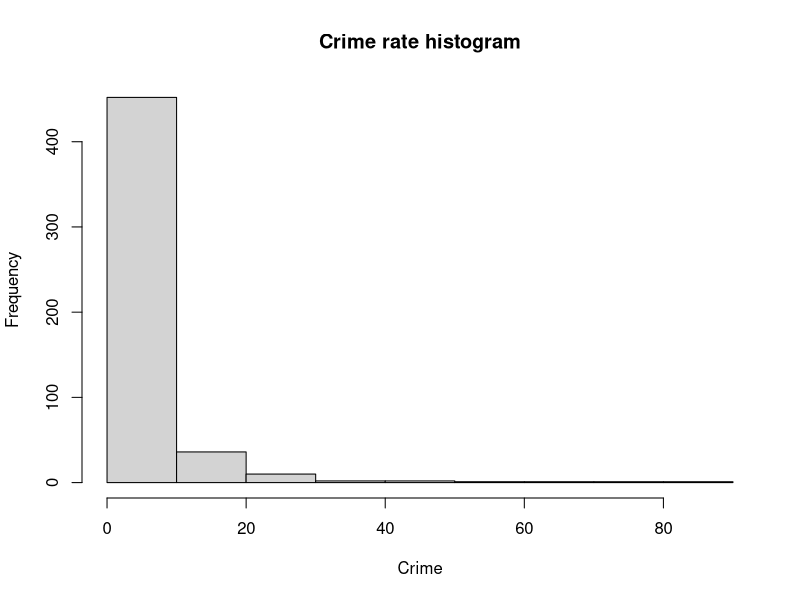
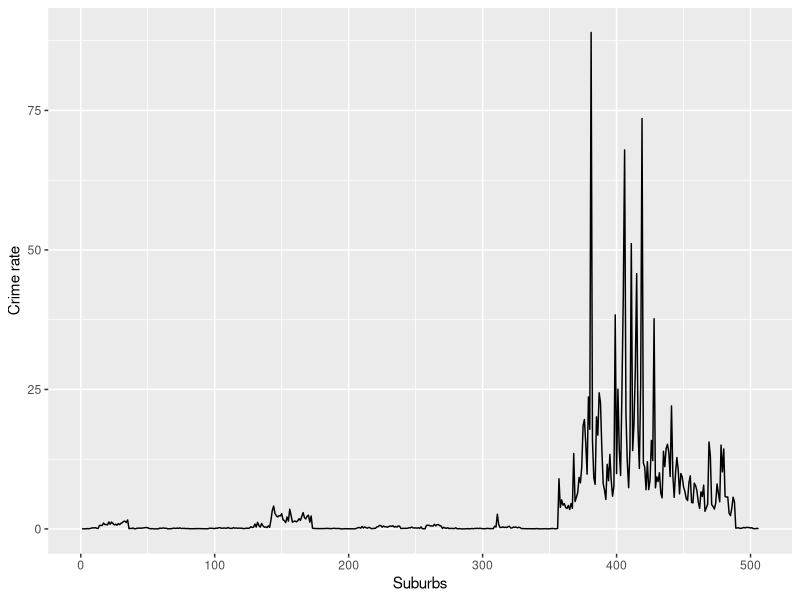
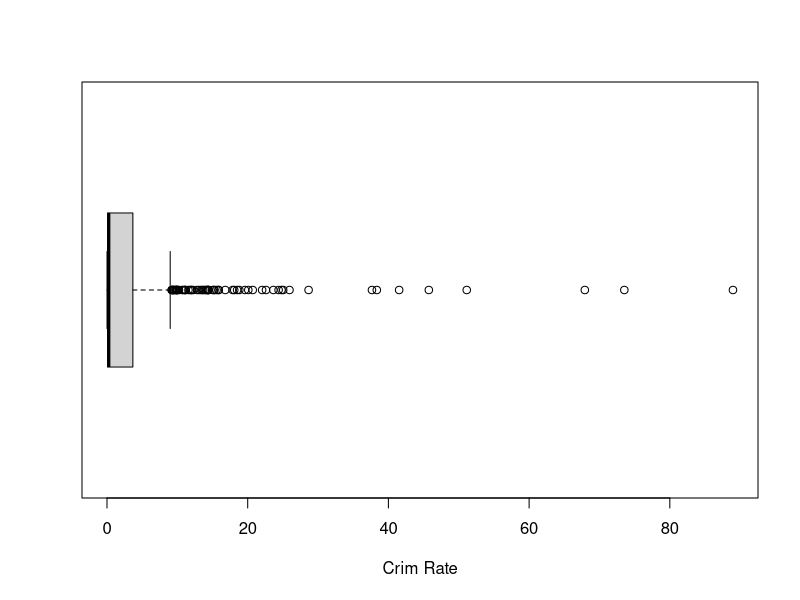
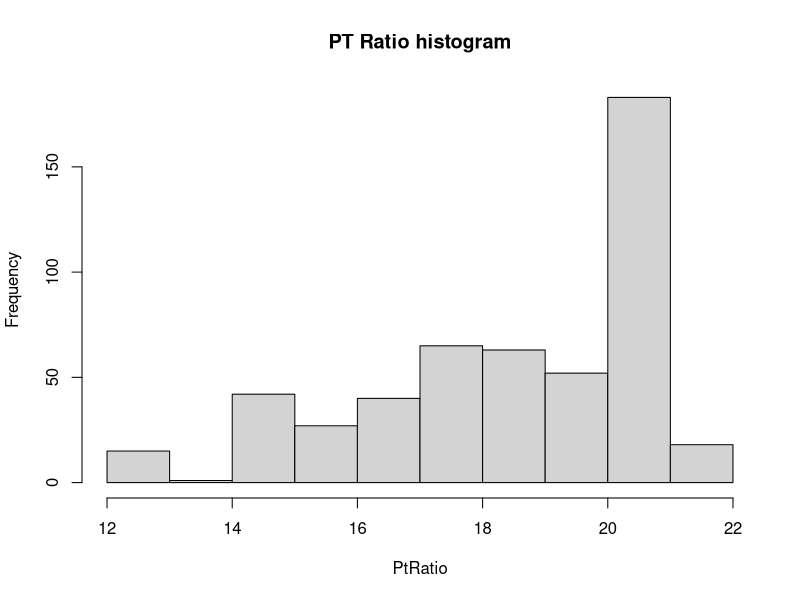
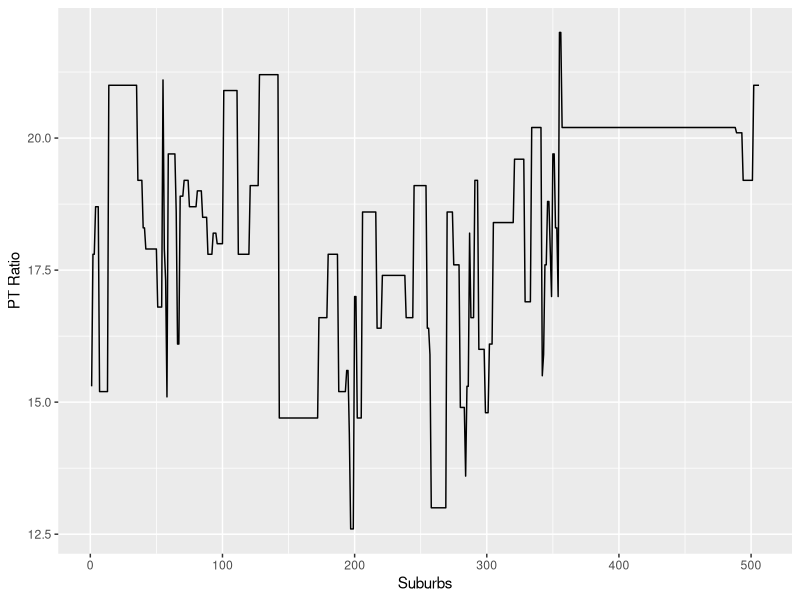
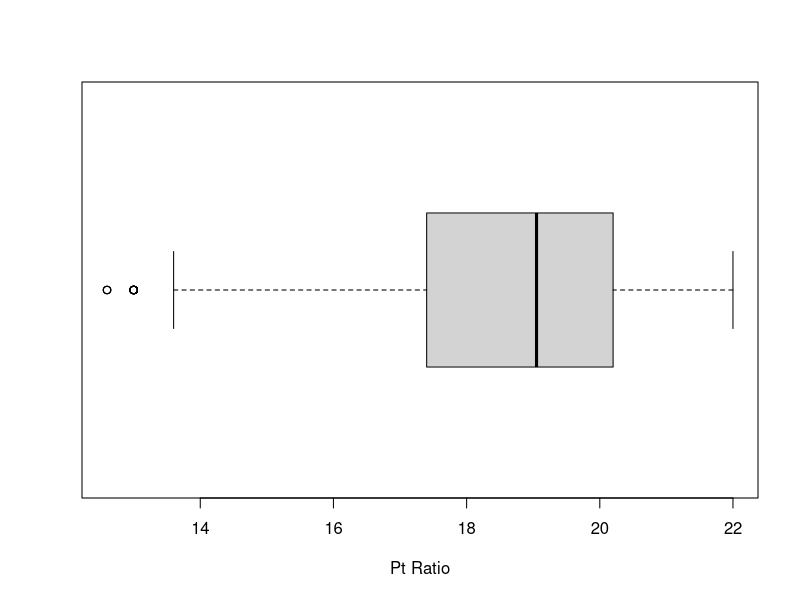
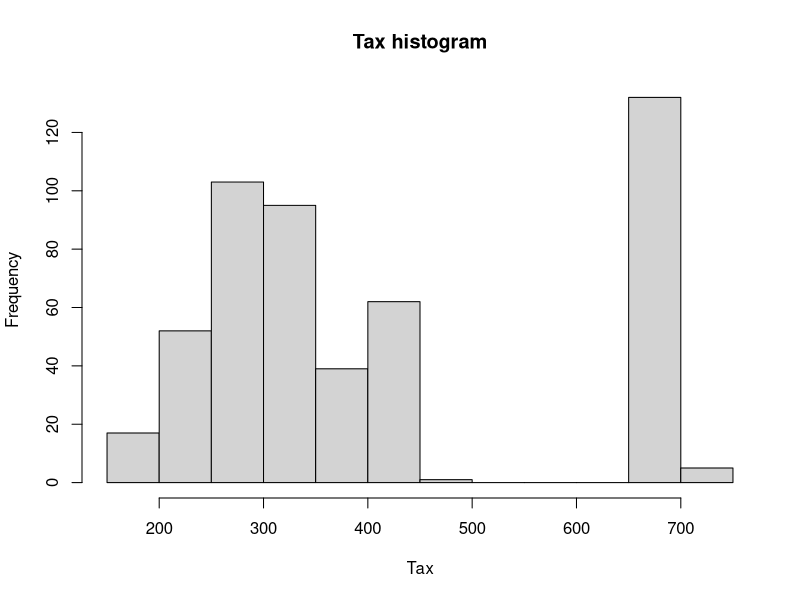
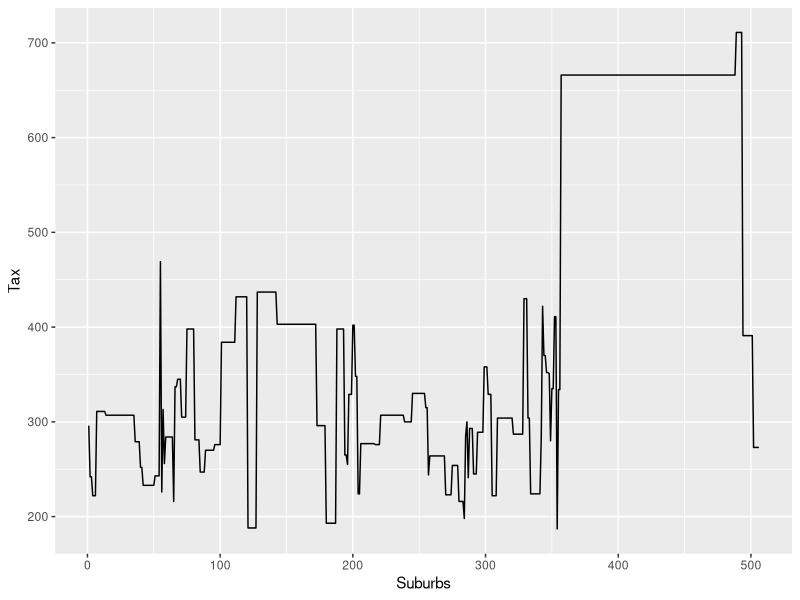

These charts were generated, in order, by the following R code:
library(MASS);
library(ggplot2);
head(Boston);

# get the feature names
featureNames = names(Boston)[-1];

# format the feature names as '+' separated values
formatedFeatureNames = paste(featureNames, collapse = "+");

# build the linear model formula
linearModelFormula = paste("crim ~ ", formatedFeatureNames, sep="");

fit = lm(formula = linearModelFormula, data = Boston);

## CRime rate boston
summary(Boston$crim);
x11();
#jpeg("Crime rate histogram");
hist(Boston$crim, xlab="Crime", main="Crime rate histogram");
#dev.off();

x11();
xValues = seq(from = 1, to= length(Boston$crim), by=1);
#jpeg("Suburbs");
qplot(xValues, Boston$crim, geom="line", xlab="Suburbs", ylab="Crime rate");
#dev.off();

x11();
#jpeg("Crime Rate");
boxplot(Boston$crim, xlab="Crim Rate", horizontal=TRUE);
#dev.off();

# lower half
sub1 = subset(Boston, crim <=  quantile(Boston$crim, c(0.85)));

# upper half
sub2 = subset(Boston, crim > quantile(Boston$crim, c(0.85)));

summary(sub1);
summary(sub2);

summary(Boston$ptratio);
x11();
#jpeg("Crime rate histogram");
hist(Boston$ptratio, xlab="PtRatio", main="PT Ratio histogram");
#dev.off();

x11();
xValues = seq(from = 1, to= length(Boston$ptratio), by=1);
#jpeg("Suburbs");
qplot(xValues, Boston$ptratio, geom="line", xlab="Suburbs", ylab="PT Ratio");
#dev.off();

x11();
#jpeg("Crime Rate");
boxplot(Boston$ptratio, xlab="Pt Ratio", horizontal=TRUE);

# lower half
sub1 = subset(Boston, ptratio <=  quantile(Boston$ptratio, c(0.85)));

# upper half
sub2 = subset(Boston, ptratio > quantile(Boston$ptratio, c(0.85)));

summary(sub1);
summary(sub2);

summary(Boston$tax);
x11();
#jpeg("Crime rate histogram");
hist(Boston$tax, xlab="Tax", main="Tax histogram");
#dev.off();

x11();
xValues = seq(from = 1, to= length(Boston$tax), by=1);
#jpeg("Suburbs");
qplot(xValues, Boston$tax, geom="line", xlab="Suburbs", ylab="Tax");
#dev.off();

x11();
#jpeg("Crime Rate");
boxplot(Boston$tax, xlab="Tax", horizontal=TRUE);

# lower half
sub1 = subset(Boston, tax <=  quantile(Boston$tax, c(0.85)));

# upper half
sub2 = subset(Boston, tax > quantile(Boston$tax, c(0.85)));

summary(sub1);
summary(sub2);

sub1 = subset(Boston, rm > 7);
print(paste("Suburbs with more than 7 rooms per dwelling:", dim(sub1)[1]));
sub2 = subset(Boston, rm > 8);
print(paste("Suburbs with more than 8 rooms per dwelling: ", dim(sub2)[1]));